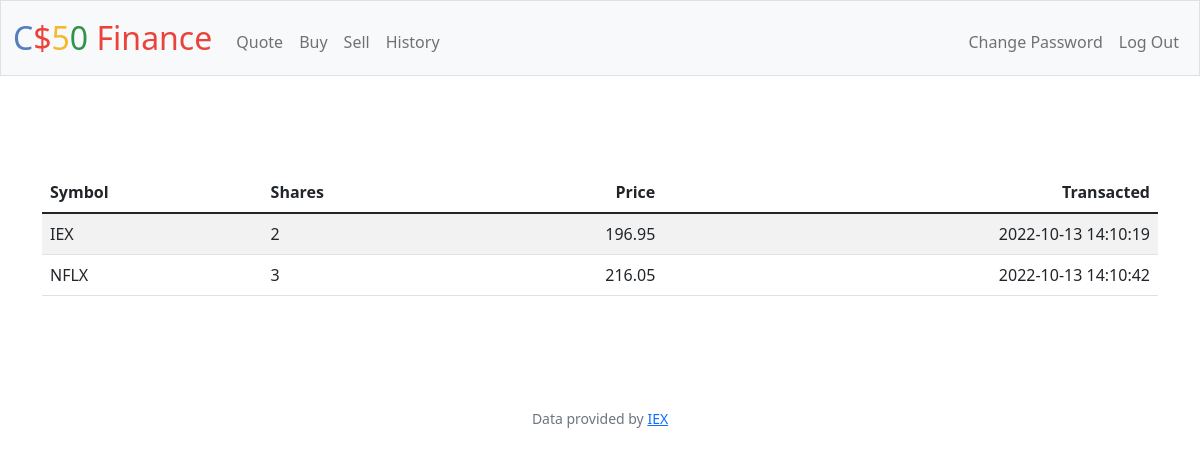
Page /history (signed in) on the earlier database version.
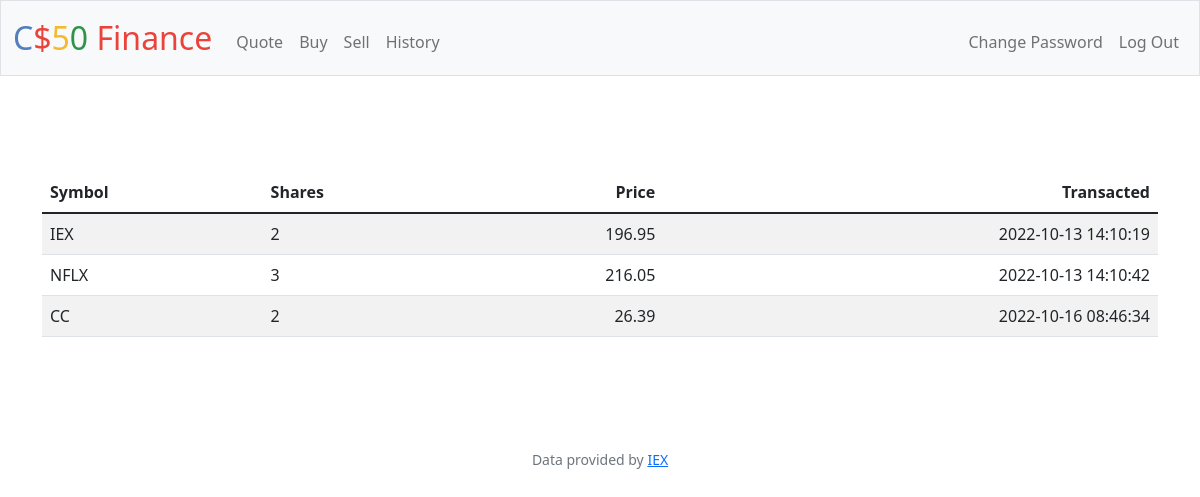
Same page on the later database version.
### tables this page shows
CREATE TABLE shares (
user_id INTEGER,
symbol TEXT NOT NULL,
name TEXT NOT NULL,
amount INTEGER NOT NULL,
price INTEGER NOT NULL,
timestamp DATETIME DEFAULT CURRENT_TIMESTAMP,
FOREIGN KEY(user_id) REFERENCES users(id)
);

### app.py (the view)
@app.route("/history")
@login_required
def history():
    id = session["user_id"]
    shares = db.execute("SELECT * FROM shares WHERE user_id=?", id)
    return render_template("history.html", shares=shares)

### app.py (called while the page is built)
@app.after_request
def after_request(response):
    response.headers["Cache-Control"] = "no-cache, no-store, must-revalidate"
    response.headers["Expires"] = 0
    response.headers["Pragma"] = "no-cache"
    return response

### helpers.py (called while the page is built)
def login_required(f):
    @wraps(f)
    def decorated_function(*args, **kwargs):
        if session.get("user_id") is None:
            return redirect("/login")
        return f(*args, **kwargs)
    return decorated_function

### templates/history.html (shortened to what this page needs)
{% extends "layout.html" %}
{% block main %}
<main class="container py-5 text-center">
    <table class="table table-striped">
        <thead>
            <tr>
                <th class="text-start">Symbol</th>
                <th class="text-start">Shares</th>
                <th class="text-end">Price</th>
                <th class="text-end">Transacted</th>
            </tr>
        </thead>
        <tbody>
            {% for share in shares %}
            <tr>
                <td class="text-start">{{ share["symbol"] }}</td>
                <td class="text-start">{{ share["amount"] }}</td>
                <td class="text-end">{{ share["price"] }}</td>
                <td class="text-end">{{ share["timestamp"] }}</td>
            </tr>
            {% endfor %}
        </tbody>
    </table>
</main>
{% endblock %}

Differences in the rows shown:
added shares: symbol "CC", amount "2", price "26.39", timestamp "2022-10-16 08:46:34"
